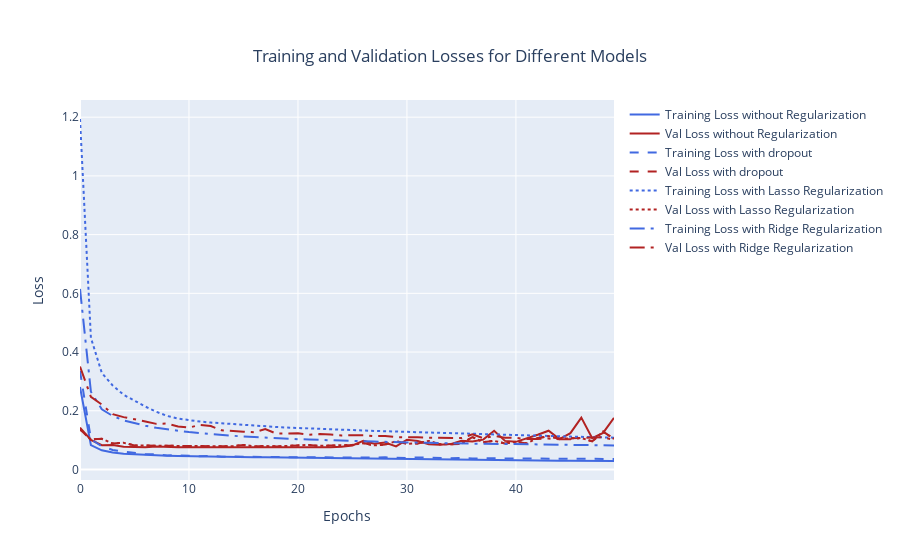

Write notebook code for a chart like this one.
### Code cell
loss1 = history1.history['loss']
val_loss1 = history1.history['val_loss']

loss2 = history2.history['loss']
val_loss2 = history2.history['val_loss']

loss3 = history3.history['loss']
val_loss3 = history2.history['val_loss']

loss4 = history4.history['loss']
val_loss4 = history4.history['val_loss']

fig = go.Figure()

fig.add_trace(go.Scatter(x = np.arange(len(loss1)), y = loss1,
                        name = 'Training Loss without Regularization',
                        line = dict(color = 'royalblue')))
fig.add_trace(go.Scatter(x = np.arange(len(val_loss1)), y = val_loss1,
                        name = 'Val Loss without Regularization',
                        line = dict(color = 'firebrick')))


fig.add_trace(go.Scatter(x = np.arange(len(loss2)), y = loss2,
                        name = 'Training Loss with dropout',
                        line = dict(color = 'royalblue', dash = 'dash')))
fig.add_trace(go.Scatter(x = np.arange(len(val_loss2)), y = val_loss2,
                        name = 'Val Loss with dropout',
                        line = dict(color = 'firebrick', dash = 'dash')))

fig.add_trace(go.Scatter(x = np.arange(len(loss3)), y = loss3,
                        name = 'Training Loss with Lasso Regularization',
                        line = dict(color = 'royalblue', dash = 'dot')))
fig.add_trace(go.Scatter(x = np.arange(len(val_loss3)), y = val_loss3,
                        name = 'Val Loss with Lasso Regularization',
                        line = dict(color = 'firebrick', dash = 'dot')))

fig.add_trace(go.Scatter(x = np.arange(len(loss4)), y = loss4,
                        name = 'Training Loss with Ridge Regularization',
                        line = dict(color = 'royalblue', dash = 'longdashdot')))
fig.add_trace(go.Scatter(x = np.arange(len(val_loss4)), y = val_loss4,
                        name = 'Val Loss with Ridge Regularization',
                        line = dict(color = 'firebrick', dash = 'longdashdot')))
              

fig.update_layout(xaxis_title = 'Epochs',
                 yaxis_title = 'Loss',
                 title = {'text': "Training and Validation Losses for Different Models",
                         'x':0.5,
                         'xanchor':'center',
                         'yanchor':'top'})
              
iplot(fig)

### Figure 1 — Plotly figure (JSON) as saved in the notebook; plotly's stock layout.template omitted (floating-point values rounded to 4 significant figures)
{"data": [{"line": {"color": "royalblue"}, "name": "Training Loss without Regularization", "type": "scatter", "x": [0, 1, 2, 3, 4, 5, 6, 7, 8, 9, 10, 11, 12, 13, 14, 15, 16, 17, 18, 19, 20, 21, 22, 23, 24, 25, 26, 27, 28, 29, 30, 31, 32, 33, 34, 35, 36, 37, 38, 39, 40, 41, 42, 43, 44, 45, 46, 47, 48, 49], "y": [0.281, 0.08318, 0.06527, 0.05787, 0.05334, 0.05104, 0.04934, 0.0473, 0.04664, 0.04574, 0.04483, 0.04423, 0.0437, 0.04318, 0.04276, 0.04241, 0.04187, 0.04142, 0.0409, 0.04069, 0.03997, 0.03933, 0.03924, 0.03872, 0.03768, 0.03779, 0.03711, 0.03705, 0.03653, 0.03577, 0.03551, 0.03506, 0.0345, 0.03386, 0.0334, 0.03346, 0.03251, 0.03266, 0.03208, 0.03125, 0.03076, 0.03066, 0.03017, 0.03044, 0.02983, 0.02959, 0.02939, 0.02889, 0.02913, 0.02902]}, {"line": {"color": "firebrick"}, "name": "Val Loss without Regularization", "type": "scatter", "x": [0, 1, 2, 3, 4, 5, 6, 7, 8, 9, 10, 11, 12, 13, 14, 15, 16, 17, 18, 19, 20, 21, 22, 23, 24, 25, 26, 27, 28, 29, 30, 31, 32, 33, 34, 35, 36, 37, 38, 39, 40, 41, 42, 43, 44, 45, 46, 47, 48, 49], "y": [0.1426, 0.1005, 0.08285, 0.08306, 0.07735, 0.07591, 0.07596, 0.07828, 0.07644, 0.07577, 0.07572, 0.07573, 0.07522, 0.07491, 0.07567, 0.07461, 0.07452, 0.0747, 0.07486, 0.07462, 0.07677, 0.07471, 0.07513, 0.07552, 0.07731, 0.08188, 0.09741, 0.08806, 0.09167, 0.07845, 0.1014, 0.09692, 0.08622, 0.08452, 0.08638, 0.09764, 0.09535, 0.1016, 0.1319, 0.09736, 0.09413, 0.105, 0.1184, 0.1321, 0.1037, 0.1239, 0.1768, 0.1069, 0.1246, 0.1756]}, {"line": {"color": "royalblue", "dash": "dash"}, "name": "Training Loss with dropout", "type": "scatter", "x": [0, 1, 2, 3, 4, 5, 6, 7, 8, 9, 10, 11, 12, 13, 14, 15, 16, 17, 18, 19, 20, 21, 22, 23, 24, 25, 26, 27, 28, 29, 30, 31, 32, 33, 34, 35, 36, 37, 38, 39, 40, 41, 42, 43, 44, 45, 46, 47, 48, 49], "y": [0.3357, 0.1032, 0.07842, 0.06667, 0.06069, 0.05564, 0.052, 0.05132, 0.04786, 0.04833, 0.0454, 0.04484, 0.04665, 0.04352, 0.04408, 0.04303, 0.04232, 0.04241, 0.04235, 0.04183, 0.04144, 0.04292, 0.04056, 0.04035, 0.04058, 0.04082, 0.04002, 0.04065, 0.04134, 0.0398, 0.0394, 0.04083, 0.03933, 0.03807, 0.03856, 0.03904, 0.03724, 0.03814, 0.03757, 0.0372, 0.03524, 0.03712, 0.03708, 0.03669, 0.03701, 0.03589, 0.03545, 0.03601, 0.03619, 0.03598]}, {"line": {"color": "firebrick", "dash": "dash"}, "name": "Val Loss with dropout", "type": "scatter", "x": [0, 1, 2, 3, 4, 5, 6, 7, 8, 9, 10, 11, 12, 13, 14, 15, 16, 17, 18, 19, 20, 21, 22, 23, 24, 25, 26, 27, 28, 29, 30, 31, 32, 33, 34, 35, 36, 37, 38, 39, 40, 41, 42, 43, 44, 45, 46, 47, 48, 49], "y": [0.137, 0.1021, 0.1045, 0.0883, 0.09082, 0.08189, 0.08142, 0.08107, 0.07869, 0.07836, 0.07898, 0.07923, 0.07872, 0.0789, 0.07935, 0.08377, 0.07864, 0.07997, 0.0787, 0.07935, 0.082, 0.0835, 0.08051, 0.08143, 0.08168, 0.08348, 0.08988, 0.08226, 0.085, 0.09613, 0.08746, 0.08889, 0.09729, 0.08614, 0.08576, 0.08745, 0.1102, 0.09281, 0.09755, 0.08832, 0.09469, 0.08892, 0.1071, 0.1136, 0.1049, 0.107, 0.1072, 0.0958, 0.129, 0.1038]}, {"line": {"color": "royalblue", "dash": "dot"}, "name": "Training Loss with Lasso Regularization", "type": "scatter", "x": [0, 1, 2, 3, 4, 5, 6, 7, 8, 9, 10, 11, 12, 13, 14, 15, 16, 17, 18, 19, 20, 21, 22, 23, 24, 25, 26, 27, 28, 29, 30, 31, 32, 33, 34, 35, 36, 37, 38, 39, 40, 41, 42, 43, 44, 45, 46, 47, 48, 49], "y": [1.194, 0.4484, 0.3292, 0.286, 0.2546, 0.2337, 0.2143, 0.1965, 0.1824, 0.1734, 0.1678, 0.1633, 0.1599, 0.1571, 0.1541, 0.1514, 0.149, 0.1465, 0.1447, 0.1427, 0.141, 0.1394, 0.1379, 0.1366, 0.1351, 0.1341, 0.1327, 0.1314, 0.1303, 0.129, 0.1279, 0.1267, 0.1254, 0.1243, 0.1234, 0.1222, 0.1213, 0.1202, 0.1191, 0.1181, 0.1171, 0.1163, 0.1152, 0.1142, 0.1131, 0.112, 0.1113, 0.1104, 0.1094, 0.1085]}, {"line": {"color": "firebrick", "dash": "dot"}, "name": "Val Loss with Lasso Regularization", "type": "scatter", "x": [0, 1, 2, 3, 4, 5, 6, 7, 8, 9, 10, 11, 12, 13, 14, 15, 16, 17, 18, 19, 20, 21, 22, 23, 24, 25, 26, 27, 28, 29, 30, 31, 32, 33, 34, 35, 36, 37, 38, 39, 40, 41, 42, 43, 44, 45, 46, 47, 48, 49], "y": [0.137, 0.1021, 0.1045, 0.0883, 0.09082, 0.08189, 0.08142, 0.08107, 0.07869, 0.07836, 0.07898, 0.07923, 0.07872, 0.0789, 0.07935, 0.08377, 0.07864, 0.07997, 0.0787, 0.07935, 0.082, 0.0835, 0.08051, 0.08143, 0.08168, 0.08348, 0.08988, 0.08226, 0.085, 0.09613, 0.08746, 0.08889, 0.09729, 0.08614, 0.08576, 0.08745, 0.1102, 0.09281, 0.09755, 0.08832, 0.09469, 0.08892, 0.1071, 0.1136, 0.1049, 0.107, 0.1072, 0.0958, 0.129, 0.1038]}, {"line": {"color": "royalblue", "dash": "longdashdot"}, "name": "Training Loss with Ridge Regularization", "type": "scatter", "x": [0, 1, 2, 3, 4, 5, 6, 7, 8, 9, 10, 11, 12, 13, 14, 15, 16, 17, 18, 19, 20, 21, 22, 23, 24, 25, 26, 27, 28, 29, 30, 31, 32, 33, 34, 35, 36, 37, 38, 39, 40, 41, 42, 43, 44, 45, 46, 47, 48, 49], "y": [0.6152, 0.265, 0.2052, 0.1824, 0.1672, 0.1568, 0.1488, 0.142, 0.1369, 0.1316, 0.1274, 0.1242, 0.1207, 0.1172, 0.1146, 0.112, 0.1106, 0.1081, 0.1058, 0.105, 0.1032, 0.102, 0.1004, 0.09951, 0.09815, 0.09731, 0.096, 0.09494, 0.09461, 0.09337, 0.09258, 0.09128, 0.09083, 0.08958, 0.09023, 0.08881, 0.08787, 0.08784, 0.08721, 0.08604, 0.08606, 0.08599, 0.0848, 0.08512, 0.08378, 0.08394, 0.0833, 0.08284, 0.08204, 0.08199]}, {"line": {"color": "firebrick", "dash": "longdashdot"}, "name": "Val Loss with Ridge Regularization", "type": "scatter", "x": [0, 1, 2, 3, 4, 5, 6, 7, 8, 9, 10, 11, 12, 13, 14, 15, 16, 17, 18, 19, 20, 21, 22, 23, 24, 25, 26, 27, 28, 29, 30, 31, 32, 33, 34, 35, 36, 37, 38, 39, 40, 41, 42, 43, 44, 45, 46, 47, 48, 49], "y": [0.3505, 0.2474, 0.2213, 0.1885, 0.1784, 0.1698, 0.1636, 0.1554, 0.1566, 0.1464, 0.1425, 0.1521, 0.1481, 0.1333, 0.132, 0.1289, 0.1265, 0.1377, 0.1223, 0.122, 0.1232, 0.1186, 0.1207, 0.1193, 0.1161, 0.1168, 0.117, 0.1136, 0.1143, 0.1101, 0.1112, 0.1099, 0.1085, 0.1083, 0.1072, 0.1068, 0.1195, 0.1068, 0.1141, 0.1084, 0.1075, 0.1035, 0.1038, 0.1055, 0.1026, 0.1033, 0.1072, 0.1082, 0.11, 0.1001]}], "layout": {"title": {"text": "Training and Validation Losses for Different Models", "x": 0.5, "xanchor": "center", "yanchor": "top"}, "xaxis": {"title": {"text": "Epochs"}}, "yaxis": {"title": {"text": "Loss"}}}}
